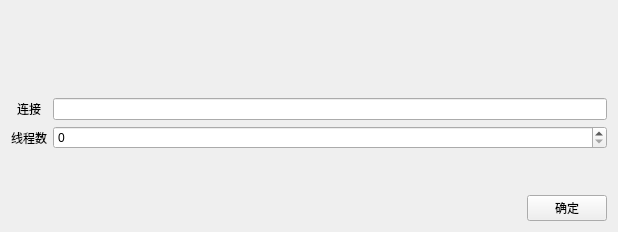
<?xml version="1.0" encoding="UTF-8"?>
<ui version="4.0">
 <class>SetInfoDialog</class>
 <widget class="QWidget" name="SetInfoDialog">
  <property name="geometry">
   <rect>
    <x>0</x>
    <y>0</y>
    <width>618</width>
    <height>232</height>
   </rect>
  </property>
  <property name="windowTitle">
   <string>Form</string>
  </property>
  <property name="styleSheet">
   <string notr="true">background-color: rgb(153, 250, 255);
QPushButton #closeBtn:hover{
background-color:red;
}</string>
  </property>
  <layout class="QGridLayout" name="gridLayout_2" rowstretch="1,0,0,0,0">
   <item row="4" column="2">
    <widget class="QPushButton" name="comfirmBtn">
     <property name="text">
      <string>确定</string>
     </property>
    </widget>
   </item>
   <item row="3" column="0">
    <spacer name="verticalSpacer_2">
     <property name="orientation">
      <enum>Qt::Vertical</enum>
     </property>
     <property name="sizeHint" stdset="0">
      <size>
       <width>20</width>
       <height>40</height>
      </size>
     </property>
    </spacer>
   </item>
   <item row="0" column="0">
    <spacer name="verticalSpacer">
     <property name="orientation">
      <enum>Qt::Vertical</enum>
     </property>
     <property name="sizeHint" stdset="0">
      <size>
       <width>20</width>
       <height>40</height>
      </size>
     </property>
    </spacer>
   </item>
   <item row="2" column="1" colspan="2">
    <widget class="QSpinBox" name="threadSpin"/>
   </item>
   <item row="2" column="0">
    <widget class="QLabel" name="label_3">
     <property name="text">
      <string>线程数</string>
     </property>
     <property name="alignment">
      <set>Qt::AlignCenter</set>
     </property>
    </widget>
   </item>
   <item row="1" column="1" colspan="2">
    <widget class="QLineEdit" name="urlEdit"/>
   </item>
   <item row="1" column="0">
    <widget class="QLabel" name="label_2">
     <property name="layoutDirection">
      <enum>Qt::LeftToRight</enum>
     </property>
     <property name="text">
      <string>连接</string>
     </property>
     <property name="alignment">
      <set>Qt::AlignCenter</set>
     </property>
    </widget>
   </item>
   <item row="4" column="1">
    <spacer name="horizontalSpacer_2">
     <property name="orientation">
      <enum>Qt::Horizontal</enum>
     </property>
     <property name="sizeHint" stdset="0">
      <size>
       <width>474</width>
       <height>20</height>
      </size>
     </property>
    </spacer>
   </item>
  </layout>
 </widget>
 <resources/>
 <connections/>
</ui>
